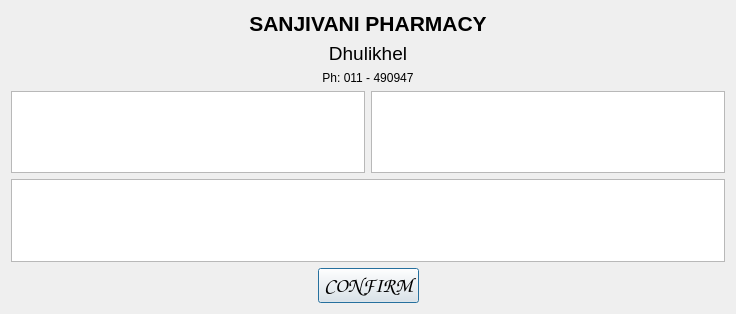
<?xml version="1.0" encoding="UTF-8"?>
<ui version="4.0">
 <class>bill</class>
 <widget class="QDialog" name="bill">
  <property name="geometry">
   <rect>
    <x>0</x>
    <y>0</y>
    <width>736</width>
    <height>314</height>
   </rect>
  </property>
  <property name="windowTitle">
   <string>Dialog</string>
  </property>
  <layout class="QGridLayout" name="gridLayout">
   <item row="0" column="0" colspan="3">
    <layout class="QVBoxLayout" name="verticalLayout">
     <item>
      <widget class="QLabel" name="label">
       <property name="styleSheet">
        <string notr="true">font: 75 16pt &quot;Comic Sans MS&quot;;</string>
       </property>
       <property name="text">
        <string>&lt;html&gt;&lt;head/&gt;&lt;body&gt;&lt;p align=&quot;center&quot;&gt;&lt;span style=&quot; font-size:16pt; font-weight:600;&quot;&gt;SANJIVANI PHARMACY&lt;/span&gt;&lt;/p&gt;&lt;/body&gt;&lt;/html&gt;</string>
       </property>
      </widget>
     </item>
     <item>
      <widget class="QLabel" name="label_2">
       <property name="styleSheet">
        <string notr="true">font: 75 14pt &quot;Comic Sans MS&quot;;</string>
       </property>
       <property name="text">
        <string>&lt;html&gt;&lt;head/&gt;&lt;body&gt;&lt;p align=&quot;center&quot;&gt;&lt;span style=&quot; font-size:14pt;&quot;&gt;Dhulikhel&lt;/span&gt;&lt;/p&gt;&lt;/body&gt;&lt;/html&gt;</string>
       </property>
      </widget>
     </item>
     <item>
      <widget class="QLabel" name="label_3">
       <property name="styleSheet">
        <string notr="true">font: 75 12pt &quot;Comic Sans MS&quot;;</string>
       </property>
       <property name="text">
        <string>&lt;html&gt;&lt;head/&gt;&lt;body&gt;&lt;p align=&quot;center&quot;&gt;&lt;span style=&quot; font-weight:400;&quot;&gt;Ph: 011 - 490947&lt;/span&gt;&lt;/p&gt;&lt;/body&gt;&lt;/html&gt;</string>
       </property>
      </widget>
     </item>
    </layout>
   </item>
   <item row="1" column="0" colspan="3">
    <layout class="QHBoxLayout" name="horizontalLayout">
     <item>
      <widget class="QTableView" name="tableView">
       <property name="maximumSize">
        <size>
         <width>14000000</width>
         <height>16777215</height>
        </size>
       </property>
       <property name="font">
        <font>
         <family>Comic Sans MS</family>
        </font>
       </property>
       <property name="locale">
        <locale language="English" country="UnitedStates"/>
       </property>
       <property name="showGrid">
        <bool>false</bool>
       </property>
       <property name="gridStyle">
        <enum>Qt::NoPen</enum>
       </property>
      </widget>
     </item>
     <item>
      <widget class="QTableView" name="tableView_2">
       <property name="sizeAdjustPolicy">
        <enum>QAbstractScrollArea::AdjustToContents</enum>
       </property>
      </widget>
     </item>
    </layout>
   </item>
   <item row="2" column="0" colspan="3">
    <layout class="QHBoxLayout" name="horizontalLayout_2">
     <item>
      <widget class="QTableView" name="tableView_3">
       <property name="sizePolicy">
        <sizepolicy hsizetype="Expanding" vsizetype="Preferred">
         <horstretch>0</horstretch>
         <verstretch>0</verstretch>
        </sizepolicy>
       </property>
      </widget>
     </item>
    </layout>
   </item>
   <item row="3" column="0">
    <spacer name="horizontalSpacer">
     <property name="orientation">
      <enum>Qt::Horizontal</enum>
     </property>
     <property name="sizeHint" stdset="0">
      <size>
       <width>290</width>
       <height>20</height>
      </size>
     </property>
    </spacer>
   </item>
   <item row="3" column="1">
    <widget class="QPushButton" name="CONFIRM">
     <property name="font">
      <font>
       <family>Comic Sans MS</family>
       <pointsize>16</pointsize>
       <weight>9</weight>
       <italic>false</italic>
       <bold>false</bold>
      </font>
     </property>
     <property name="styleSheet">
      <string notr="true">font: 75 16pt &quot;Comic Sans MS&quot;;</string>
     </property>
     <property name="text">
      <string>CONFIRM</string>
     </property>
     <property name="shortcut">
      <string>Return</string>
     </property>
    </widget>
   </item>
   <item row="3" column="2">
    <spacer name="horizontalSpacer_2">
     <property name="orientation">
      <enum>Qt::Horizontal</enum>
     </property>
     <property name="sizeHint" stdset="0">
      <size>
       <width>289</width>
       <height>20</height>
      </size>
     </property>
    </spacer>
   </item>
  </layout>
  <zorder>CONFIRM</zorder>
  <zorder>label</zorder>
  <zorder>label_2</zorder>
  <zorder>label_3</zorder>
  <zorder>horizontalSpacer</zorder>
  <zorder>horizontalSpacer_2</zorder>
 </widget>
 <resources/>
 <connections/>
</ui>
